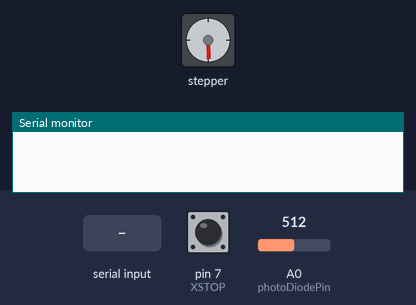
A sketch run on a simulated Arduino Uno, built with avr-gcc and run on an emulated ATmega328P. Shown: stepper motor, the last lines printed to the serial monitor. Wiring (inferred from the names in the program): stepper motor driver (200 steps per turn assumed): step pin 9; direction pin 8. The inputs (shaded band) are chosen by the test bench; at power-on: pin 7 (XSTOP) HIGH, A0 (photoDiodePin) = 512.

Above: at 0.8 s.
0.9 s: pin 7 (XSTOP) pulled LOW for 0.15 s
At 2.1 s:
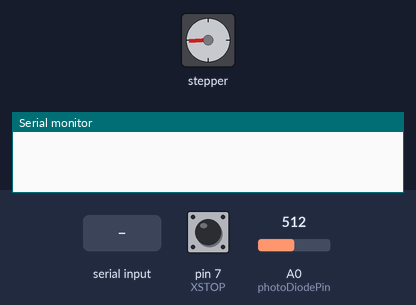
2.5 s: "1" received over Serial
At 4.4 s:
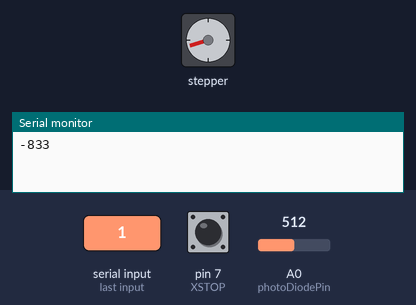
At 8.0 s:
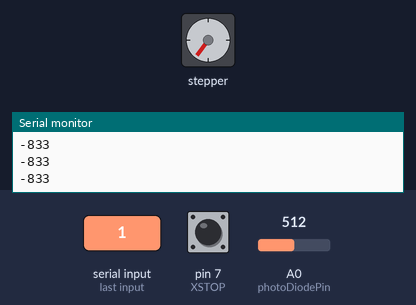
Timing chart, 0 to 24.5 s (numbered marks = the images above; inputs shaded):
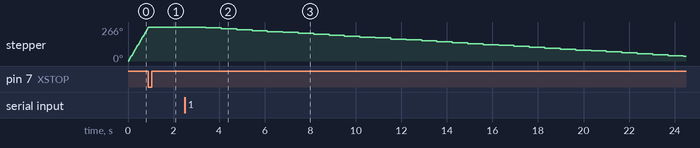

Measured:
- after the input at 0.9 s, stepper: stops changing and stays 266°

The sketch:

DuelModeDuino.ino
```cpp
#define XSTEP 9
#define XDIR 8
#define XSTOP 7
#define photoDiodePin A0

int fromPC = 0;
unsigned int sRange = 700, sRes = 4, delay_home = 3, delay_sense = 500;

void stepper(unsigned char rot_rsln)
{
  for (int i = 0; i < rot_rsln; i++)
  {
    digitalWrite(XSTEP, LOW);
    delayMicroseconds(delay_sense);
    digitalWrite(XSTEP, HIGH);
    delayMicroseconds(delay_sense);
  }
}
void homing(void)
{
  digitalWrite(XDIR, HIGH); //towards Limit Switch
  delay(10);
  while (digitalRead(XSTOP) == 1)
  {
    digitalWrite(XSTEP, LOW);
    delay(delay_home);
    digitalWrite(XSTEP, HIGH);
    delay(delay_home);
  }
}
void analyZinator(void)
{
  delay(500);
  int stp_tot = 0;
  while (stp_tot <= sRange)
  {
    digitalWrite(XDIR, LOW); //away from Limit Switch
    delay(10);
    stepper(sRes);
    stp_tot = stp_tot + sRes;

    int inten = 0; int sumInten = 0; int avgInten = 0;
    delay(20);
    for (int i = 1; i <= 200; i++) {
      delay(3);
      inten = 1024 - analogRead(photoDiodePin);
      sumInten = sumInten + inten;
    }
    avgInten = sumInten / 20;
    Serial.println(avgInten + 600);
    delay(20);
  }
}

void setup() {
  pinMode(XSTEP, OUTPUT);
  pinMode(XDIR, OUTPUT);
  pinMode(XSTOP, INPUT_PULLUP);
  Serial.begin(115200);
  Serial.flush();
  homing();
  delay(100);
}

void loop() {
  delay(100);
  if (Serial.available() > 0) {
    delay(300);
    fromPC = Serial.read();

    if (fromPC == '1') {
      for (int k = 0; k < 15; k++) {
        delay(100);
        analyZinator();
        delay(500);
        Serial.println("exit_15");
        delay(200);
        homing();
      }
    }

    else if (fromPC == '2') {
      for (int k = 0; k < 1; k++) {
        delay(100);
        analyZinator();
        delay(500);
        Serial.println("exit_1");
        delay(200);
        homing();
      }
    }

  }
}
```
